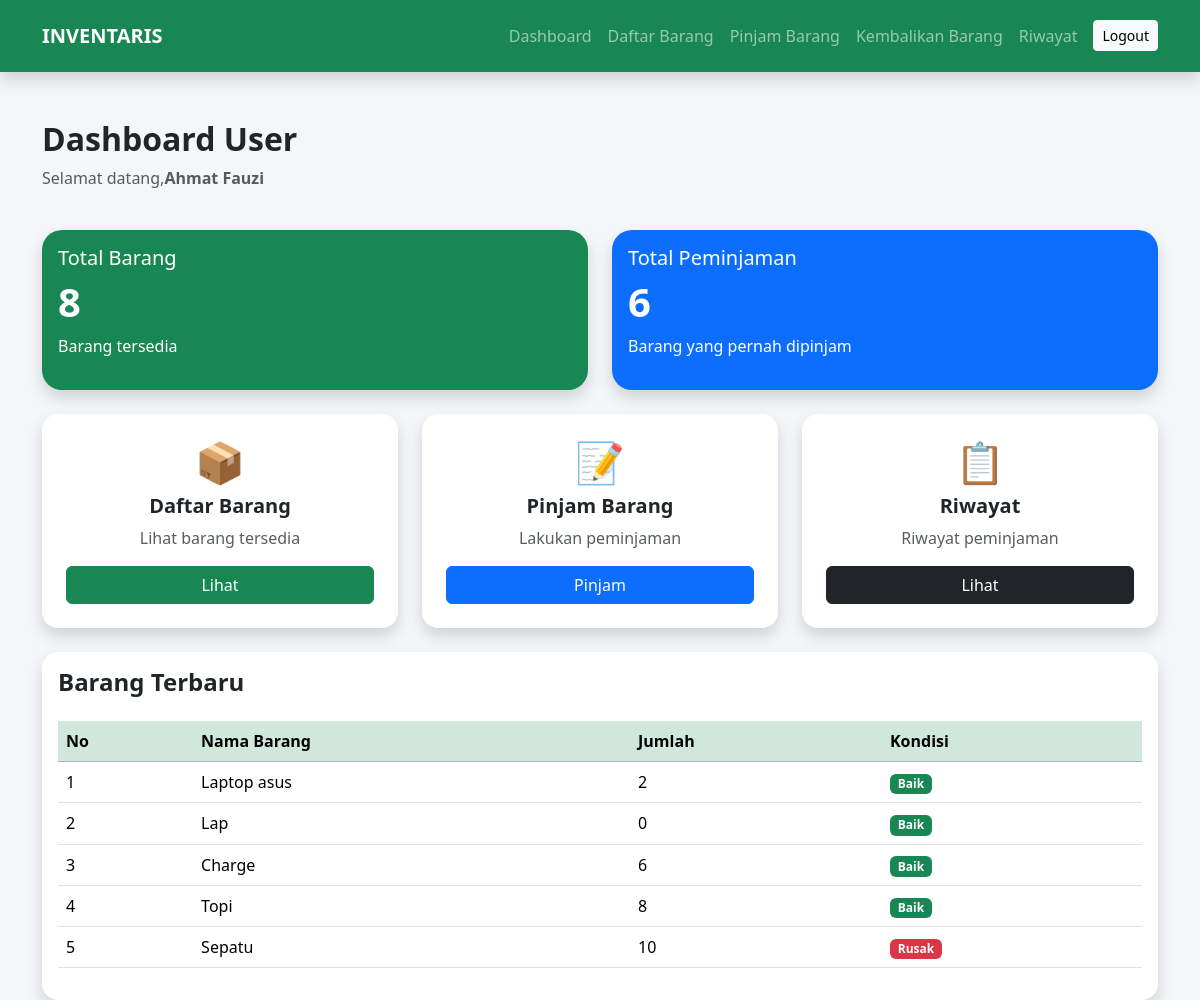
Page /dashboard.php (signed in) on the committed database.
### tables this page shows
CREATE TABLE `barang` (
  `id_barang` int(11) NOT NULL,
  `nama_barang` varchar(100) DEFAULT NULL,
  `jumlah` int(11) DEFAULT NULL,
  `kondisi_barang` varchar(50) DEFAULT NULL
);

### dashboard.php (the view, shortened to what this page needs)
<?php
include "../koneksi.php";
include "../inc/header_user.php";
$barang = mysqli_query($conn,
"SELECT * FROM barang");
$total_barang = mysqli_num_rows($barang);
$id_user = $_SESSION['id_user'];
$pinjam = mysqli_query($conn,
"SELECT * FROM peminjaman
WHERE id_user='$id_user'");
$total_pinjam = mysqli_num_rows($pinjam);
$data_barang = mysqli_query($conn,
"SELECT * FROM barang
ORDER BY id_barang DESC
LIMIT 5");
?>
<!DOCTYPE html>
<html lang="en">
<head>
    <link href="https://cdn.jsdelivr.net/npm/bootstrap@5.3.8/dist/css/bootstrap.min.css" rel="stylesheet">
</head>
<body>
<div class="container mt-5">
    <div class="d-flex justify-content-between align-items-center mb-4">
        <div>
            <h2 class="fw-bold">Dashboard User</h2>
            <p class="text-muted">Selamat datang,<b><?= $_SESSION['nama']; ?></b></p>
        </div>
    </div>
    <div class="row">
        <div class="col-md-6 mb-4">
            <div class="card card-dashboard bg-success shadow">
                <div class="card-body">
                    <h5>Total Barang</h5>
                    <h1 class="fw-bold"><?= $total_barang; ?></h1>
                    <p>Barang tersedia</p>
                </div>
            </div>
        </div>
        <div class="col-md-6 mb-4">
            <div class="card card-dashboard bg-primary shadow">
                <div class="card-body">
                    <h5>Total Peminjaman</h5>
                    <h1 class="fw-bold"><?= $total_pinjam; ?></h1>
                    <p>Barang yang pernah dipinjam</p>
                </div>
            </div>
        </div>
    </div>
    <div class="row">
        <div class="col-md-4 mb-4">
            <div class="card menu-card shadow border-0 rounded-4">
                <div class="card-body text-center p-4">
                    <h1>📦</h1>
                    <h5 class="fw-bold">Daftar Barang</h5>
                    <p class="text-muted">Lihat barang tersedia</p>
                    <a href="barang.php" class="btn btn-success w-100">Lihat</a>
                </div>
            </div>
        </div>
        <div class="col-md-4 mb-4">
            <div class="card menu-card shadow border-0 rounded-4">
                <div class="card-body text-center p-4">
                    <h1>📝</h1>
                    <h5 class="fw-bold">Pinjam Barang</h5>
                    <p class="text-muted">Lakukan peminjaman</p>
                    <a href="pinjam.php" class="btn btn-primary w-100">Pinjam</a>
                </div>
            </div>
        </div>
        <div class="col-md-4 mb-4">
            <div class="card menu-card shadow border-0 rounded-4">
                <div class="card-body text-center p-4">
                    <h1>📋</h1>
                    <h5 class="fw-bold">Riwayat</h5>
                    <p class="text-muted">Riwayat peminjaman</p>
                    <a href="riwayat.php" class="btn btn-dark w-100">Lihat</a>
                </div>
            </div>
        </div>
    </div>
    <div class="card shadow border-0 rounded-4">
        <div class="card-body">
            <h4 class="fw-bold mb-4">Barang Terbaru</h4>
            <table class="table table-hover">
                <tr class="table-success">
                    <th>No</th>
                    <th>Nama Barang</th>
                    <th>Jumlah</th>
                    <th>Kondisi</th>
                </tr>
                <?php
                $no = 1;
                while($d = mysqli_fetch_array($data_barang)){
                ?>
                <tr>
                    <td><?= $no++; ?></td>
                    <td><?= $d['nama_barang']; ?></td>
                    <td><?= $d['jumlah']; ?></td>
                    <td>
                        <?php
                        if($d['kondisi_barang'] == "Baik"){
                            echo "<span class='badge bg-success'>Baik</span>";
                        }else{
                            echo "<span class='badge bg-danger'>Rusak</span>";
                        }
                        ?>
                    </td>
                </tr>
                <?php } ?>
            </table>
        </div>
    </div>
</div>
</body>
</html>

### dashboard.php (style rules this page uses)
body { background: #f4f6f9; }
.card-dashboard { border: none; border-radius: 20px; color: white; }
.menu-card { transition: 0.3s; }

### rows in the picture
barang: nama_barang "Laptop asus", jumlah "2", kondisi_barang "Baik"
barang: nama_barang "Lap", jumlah "0", kondisi_barang "Baik"
barang: nama_barang "Charge", jumlah "6", kondisi_barang "Baik"
barang: nama_barang "Topi", jumlah "8", kondisi_barang "Baik"
barang: nama_barang "Sepatu", jumlah "10", kondisi_barang "Rusak"

### other values in the picture
$_SESSION['nama'] "Ahmat Fauzi"
$total_barang "8"
$total_pinjam "6"
